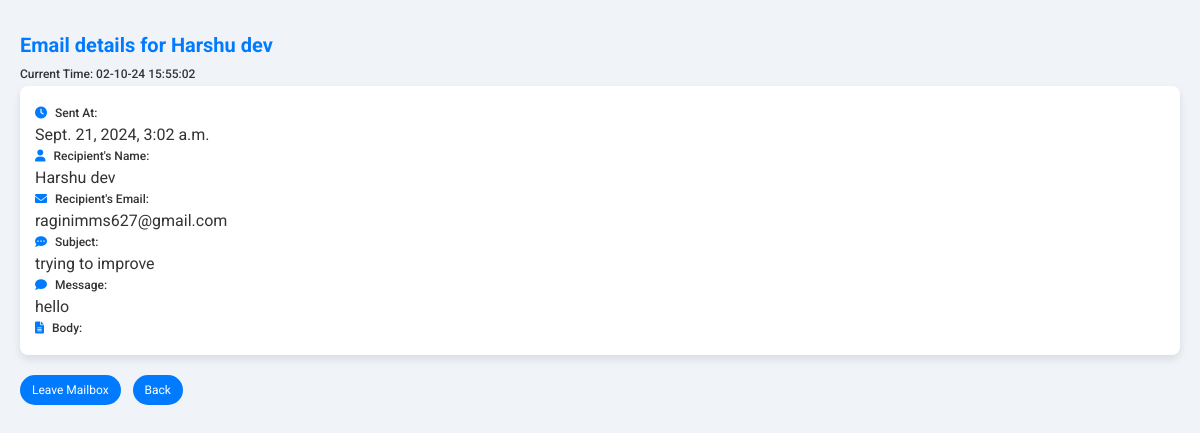
Page /register_employee/detail_email/10/ (signed in) on the committed database.
### emp/models.py (models this page shows, shortened)
class Email(models.Model):
    user = models.ForeignKey(User, on_delete=models.CASCADE, related_name='emails')
    receivers_name=models.CharField(max_length=100, null=True)# Corrected the class name to ForeignKey
    subject = models.CharField(max_length=255)
    status = models.CharField(
    max_length=100,
    choices=(('delivered', 'delivered'), ('failed', 'failed')),
    default='delivered',
    null=True
   )
    message=models.TextField()# Changed to CharField for subject length
    to = models.EmailField()  # Changed to EmailField for email validation
    date = models.DateTimeField(auto_now=True)

### emp/views.py (the view)
# urls.py: path('detail_email/<int:pk>/', detail_email, name='detail_email'),
@login_required
def detail_email(request,pk):
    mail=get_object_or_404(Email, pk=pk, user=request.user)
    actual_time = time.strftime("%d-%m-%y %H:%M:%S", time.localtime())
    return render(request,'emp/detail_mail.html',{'mail':mail,'actual_time':actual_time})

### emp/templates/emp/detail_mail.html (shortened to what this page needs)
<!DOCTYPE html>
<html lang="en">
<head>
    <link rel="stylesheet" href="https://cdnjs.cloudflare.com/ajax/libs/font-awesome/6.0.0-beta3/css/all.min.css">
</head>
<body>
    <h1>Email details for {{ mail.receivers_name }}</h1>
    <strong>Current Time: {{ actual_time }}</strong>
    <section>
        <strong><i class="fas fa-clock icon"></i> Sent At:</strong> {{ mail.date }}<br>
        <strong><i class="fas fa-user icon"></i> Recipient's Name:</strong> {{ mail.receivers_name }}<br>
        <strong><i class="fas fa-envelope icon"></i> Recipient's Email:</strong> {{ mail.to }}<br>
        <strong><i class="fas fa-comment-dots icon"></i> Subject:</strong> {{ mail.subject }}<br>
        <strong><i class="fas fa-comment icon"></i> Message:</strong> {{ mail.message }}<br>
        <strong><i class="fas fa-file-alt icon"></i> Body:</strong> {{ mail.body }}
    </section>
    <a href="{% url 'register_employee' %}">
        Leave Mailbox
    </a>
    <a href="{% url 'send_mail' %}">
        Back
    </a>
</body>
</html>

### emp/templates/emp/detail_mail.html (style rules this page uses)
body { font-family: 'Roboto', sans-serif; background-color: #f0f4f8; color: #333; margin: 0; padding: 20px; animation: fadeIn 0.5s; }
h1 { color: #007bff; font-size: 20px; margin-bottom: 10px; }
strong { display: block; margin: 5px 0; font-weight: 500; font-size: 12px; }
section { background-color: #fff; border-radius: 8px; box-shadow: 0 4px 8px rgba(0, 0, 0, 0.1); padding: 15px; margin-bottom: 20px; }
a { text-decoration: none; color: #fff; background-color: #007bff; padding: 8px 12px; border-radius: 20px; display: inline-block; transition: background-color 0.3s; font-size: 12px; margin-right: 8px; }
.icon { margin-right: 5px; color: #007bff; }

### rows in the picture
Email: receivers_name "Harshu dev", date "Sept. 21, 2024, 3:02 a.m.", to "raginimms627@gmail.com", subject "trying to improve", message "hello"

### other values in the picture
{{ actual_time }} "02-10-24 15:55:02"
